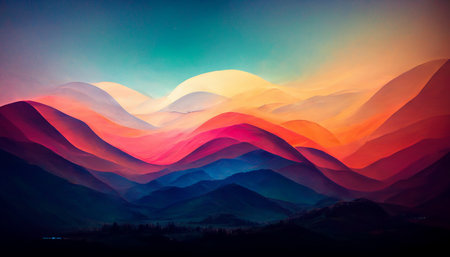
#> input picture 1_Array/ex05/landscape.jpg, 450 x 257 px
$ python tester.py
#> lines starting #> are read from the running program, lines starting #| are printed output that depends on the picture
### 1_Array/ex05/load_image.py
"""1_Array ex05"""
# https://pillow.readthedocs.io/en/stable/handbook/tutorial.html


import numpy as np
from PIL import Image
import os


def channel(mode: str) -> int:
    """Return nb of channels for a given mode"""
    toChannel = {
        "1": 1,
        "L": 1,
        "P": 1,
        "RGB": 3,
        "RGBA": 4,
        "CMYK": 4,
        "YCbCr": 3,
        "LAB": 3,
    }
    return toChannel.get(mode, 0)


def ft_load(path: str) -> np.array:
    """Load a .JPEG or .JPG, prints format and pixels in RGB"""
#> called with path = 'landscape.jpg'

    if not isinstance(path, str):
        raise Exception("wrong type")
    if not os.path.isfile(path):
        raise Exception(f"invalid parameter : {path}")

    try:
        img = Image.open(path)
#> img is the input picture: PIL image 450x257 RGB; mean R, G, B 98.7, 79.1, 89.1
    except Exception:
        raise Exception("not supported")

    norm = f'({img.size[1]}, {img.size[0]}, {channel(img.mode)})'
#> norm = '(257, 450, 3)'
    print(f'The shape of image is: {norm}')
#| The shape of image is: (257, 450, 3)
#| [19 42 83]
#| [23 42 84]
#| [28 43 84]
#| [0 0 0]
#| [1 1 1]
#| [1 1 1]
    pix = np.array(img)
    img.close()
    return pix

### 1_Array/ex05/pimp_image.py
"""1_Array ex05"""

from PIL import Image
import numpy as np


def ft_invert(array: np.array) -> np.array:
    """invert colors: =, +, -, *"""
    img = 255 - array
#> img: shape (257, 450, 3)
    Image.fromarray(img).save('./modified/inverted.jpg')
    return img


def ft_red(array: np.array) -> np.array:
    """to red: =, *"""
    img = array.copy()
    img[:, :, 1] = 0
    img[:, :, 2] = 0
    Image.fromarray(img).save('./modified/red.jpg')
    return img


def ft_green(array: np.array) -> np.array:
    """to green: =, -"""
    img = array.copy()
    img[:, :, 0] = 0
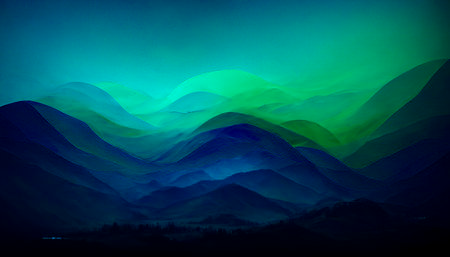
#> img: shape (257, 450, 3); mean R, G, B 0, 79.1, 89.1
    img[:, :, 2] = 0
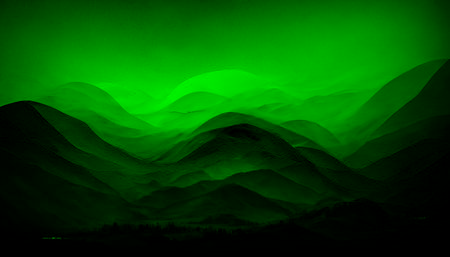
#> img: shape (257, 450, 3); mean R, G, B 0, 79.1, 0
    Image.fromarray(img).save('./modified/green.jpg')
    return img


def ft_blue(array: np.array) -> np.array:
    """to blue: ="""
    img = array.copy()
    img[:, :, 0] = 0
    img[:, :, 1] = 0
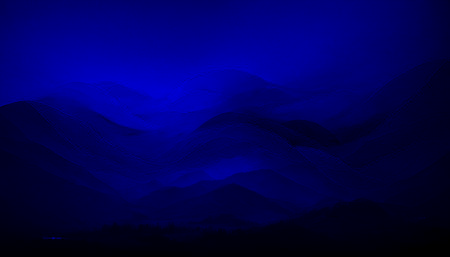
#> img: shape (257, 450, 3); mean R, G, B 0, 0, 89.1
    Image.fromarray(img).save('./modified/blue.jpg')
    return img


def ft_grey(array: np.array) -> np.array:
    """to grey: =, /"""
    img = array.copy()
    r = img[:, :, 0] // 3
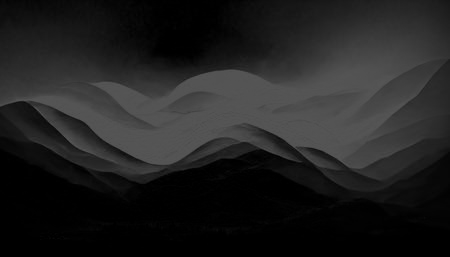
#> r: shape (257, 450); min 0, max 85, mean 32.6
    g = img[:, :, 1] // 3
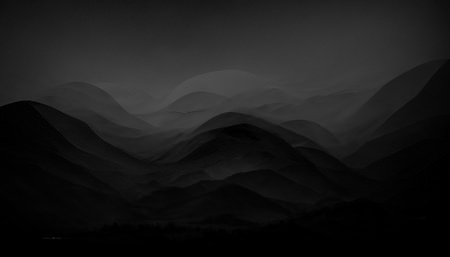
#> g: shape (257, 450); min 0, max 82, mean 26.1
    b = img[:, :, 2] // 3
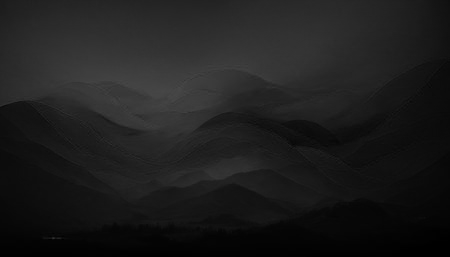
#> b: shape (257, 450); min 0, max 73, mean 29.4
    grey = np.add(np.add(r, g), b)
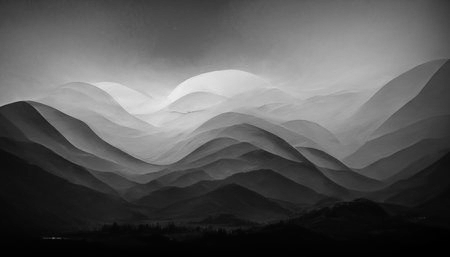
#> grey: shape (257, 450); min 0, max 238, mean 88
    # grey = r + g + b
    greyImg = np.stack([grey, grey, grey], axis=2)
    Image.fromarray(greyImg.astype(np.uint8)).save('./modified/grey.jpg')
    # [4 lines of commented-out code are left out]
    return np.array(greyImg)

### 1_Array/ex05/tester.py
from load_image import ft_load
from pimp_image import ft_invert, ft_red, ft_green, ft_blue, ft_grey


def formatPrinting(arr):
    """Just change format of printing an array for visibility"""
    print(f'{arr[0, 0]}\n{arr[0, 1]}\n{arr[0, 2]}')
    print('...')
    print(f'{arr[-1, -3]}\n{arr[-1, -2]}\n{arr[-1, -1]}')


array = ft_load("landscape.jpg")

formatPrinting(array)

ft_invert(array)
ft_red(array)
ft_green(array)
ft_blue(array)
print("####")
grey = ft_grey(array)
formatPrinting(grey)
#| [47 47 47]
#| [49 49 49]
#| [51 51 51]
#| [0 0 0]
#| [0 0 0]
#| [0 0 0]
print(ft_invert.__doc__)
